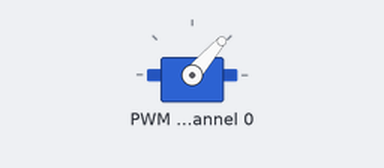
Recording of a program running on a simulated Raspberry Pi (BCM pin numbers). Parts: servo. Servo angles are drawn from the pulse width (0.5 ms = 0°, 2.5 ms = 180°); the clock reads 2024-03-15 10:24:30 at power-on unless the program sets it; what the program prints to the terminal is not drawn. At 6.3 s the program stops and its outputs stay as they are.

Above: at 0.3 s.
At 4.3 s:
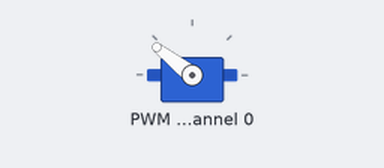
At 6.3 s:
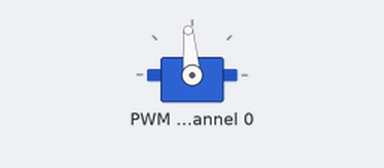
Timing chart, 0 to 7.8 s (numbered marks = the images above):
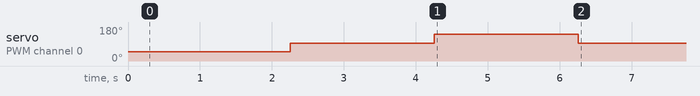

Measured:
- by itself, servo on PWM channel 0: 49° → 95° at 2.3 s, → 142° 2.0 s later, → 95° 2.0 s later

The program:

02_test_50Hz.py
```python
# Servo motor control using NXP Semiconductors PCA9685 PWM driver chip
# The PCA9685 is designed for PWM dimming of LEDs, which explains why registers
# are named e.g. "LED0_ON_L", but these are just channel numbers and the PWM
# signal works fine for servo control

import smbus, time, logging, math

# PCA9685 registers/etc:
PCA9685_ADDRESS    = 0x40
MODE1              = 0x00
# Bits (*=default)
# 7 RESTART
#    Read: Shows state of RESTART logic. See Section 7.3.1.1 for detail.
#    Write: User writes logic 1 to this bit to clear it to logic 0.
#     A user write of logic 0 will have no effect. See Section 7.3.1.1 for detail.
#    0* Restart disabled.
#    1 Restart enabled.
# 6 EXTCLK
#    R/W To use the EXTCLK pin, this bit must be set by the following sequence:
#    1. Set the SLEEP bit in MODE1. This turns off the internal oscillator.
#    2. Write logic 1s to both the SLEEP and EXTCLK bits in MODE1.
#    The switch is now made. The external clock can be active during the
#    switch because the SLEEP bit is set.
#    This bit is a ‘sticky bit’, that is, it cannot be cleared by writing a
#    logic 0 to it. The EXTCLK bit can only be cleared by a power cycle or
#    software reset. EXTCLK range is DC to 50 MHz.
#    0* Use internal clock.
#    1 Use EXTCLK pin clock.
# 5 AI R/W
#    0* Register Auto-Increment disabled[1].
#    1 Register Auto-Increment enabled.
# 4 SLEEP R/W
#    0 Normal mode[2].
#    1* Low power mode. Oscillator off[3][4].
# 3 SUB1 R/W
#    0* PCA9685 does not respond to I2C-bus subaddress 1.
#    1 PCA9685 responds to I2C-bus subaddress 1.
# 2 SUB2 R/W
#    0* PCA9685 does not respond to I2C-bus subaddress 2.
#    1 PCA9685 responds to I2C-bus subaddress 2.
# 1 SUB3 R/W
#    0* PCA9685 does not respond to I2C-bus subaddress 3.
#    1 PCA9685 responds to I2C-bus subaddress 3.
# 0 ALLCALL R/W
#    0 PCA9685 does not respond to LED All Call I2C-bus address.
#    1* PCA9685 responds to LED All Call I2C-bus address
MODE2              = 0x01
SUBADR1            = 0x02
SUBADR2            = 0x03
SUBADR3            = 0x04

LED0_ON_L          = 0x06
LED0_ON_H          = 0x07
LED0_OFF_L         = 0x08
LED0_OFF_H         = 0x09
ALL_LED_ON_L       = 0xFA
ALL_LED_ON_H       = 0xFB
ALL_LED_OFF_L      = 0xFC
ALL_LED_OFF_H      = 0xFD
PRE_SCALE          = 0xFE  # prescale register for PWM output frequency
# max 1526 Hz = 0x03h
# min 24 Hz = 0xFFh
# PRE_SCALE can only be set when MODE1.SLEEP = 1
# calculate: PRE_SCALE = round(osc/(4096*freq))-1

# (PRE_SCALE Default of 0x1E gives 200 Hz refresh rate at osc 25 MHz)

# Bits:
RESTART            = 0x80
SLEEP              = 0x10
ALLCALL            = 0x01
INVRT              = 0x10
OUTDRV             = 0x04

OSC_CLOCK          = 25000000 # default on-chip, 25 MHz
#DESIRED_FREQUENCY  = 200 # in Hz
#DESIRED_FREQUENCY  = 100 # in Hz
DESIRED_FREQUENCY  = 50 # in Hz

PULSE_MIN          = 1.0 # 0 degrees
PULSE_MID          = 1.5 # 45 degrees
PULSE_MAX          = 2.0 # 90 degrees

##prescale_value = round(OSC_CLOCK/(4096 * DESIRED_FREQUENCY)) - 1
##print(prescale_value)
# For 50Hz, calculation gives 0x78, but emperically 0x7C is more
# accurate. Still investigating why.
prescale_value = 0x7C
print("prescale value", prescale_value)

i2c_bus = smbus.SMBus(1) # Create a new I2C bus

# enable PRE_SCALE change, set MODE1.SLEEP = 1
i2c_bus.write_byte_data(PCA9685_ADDRESS, MODE1, 0x10)
time.sleep(.25) # delay for reset

# set freqency
#i2c_bus.write_byte_data(PCA9685_ADDRESS, PRE_SCALE, 0x1e)
i2c_bus.write_byte_data(PCA9685_ADDRESS, PRE_SCALE, prescale_value)

# enable the PWM chip: clear MODE1.SLEEP bit 4
# auto-increment address after write: set MODE1.AI bit 5
i2c_bus.write_byte_data(PCA9685_ADDRESS, MODE1, 0x20)

# write the time point during each cycle to turn ON, 0us
i2c_bus.write_word_data(PCA9685_ADDRESS, LED0_ON_L, 0)

# write the time point during each cycle to turn OFF
#i2c_bus.write_word_data(PCA9685_ADDRESS, LED0_OFF_L, 1250)
i2c_bus.write_word_data(PCA9685_ADDRESS, LED0_OFF_L, 209) # 1.0ms (0 degrees)

time.sleep(2)
#i2c_bus.write_word_data(PCA9685_ADDRESS, LED0_OFF_L, 1550)
i2c_bus.write_word_data(PCA9685_ADDRESS, LED0_OFF_L, 312) # 1.5ms (45 degrees)

time.sleep(2)
i2c_bus.write_word_data(PCA9685_ADDRESS, LED0_OFF_L, 416) # 2.0ms (90 degrees)

time.sleep(2)
i2c_bus.write_word_data(PCA9685_ADDRESS, LED0_OFF_L, 312) # 1.5ms (45 degrees)
```
